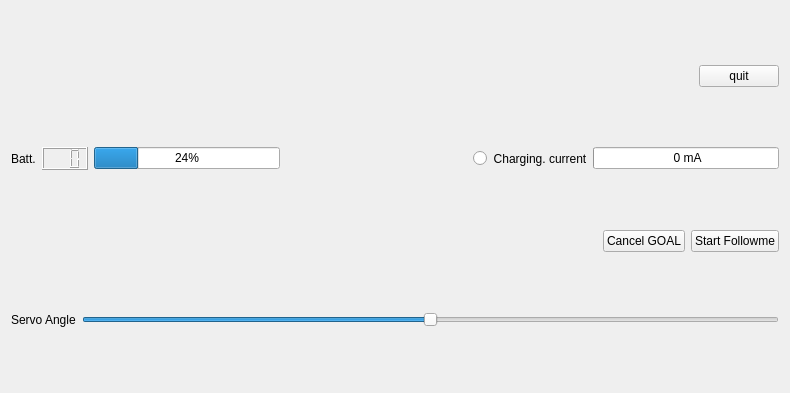
<?xml version="1.0" encoding="UTF-8"?>
<ui version="4.0">
 <class>Dashboard</class>
 <widget class="QWidget" name="Dashboard">
  <property name="geometry">
   <rect>
    <x>0</x>
    <y>0</y>
    <width>790</width>
    <height>393</height>
   </rect>
  </property>
  <property name="windowTitle">
   <string>PyQtGUI</string>
  </property>
  <layout class="QHBoxLayout" name="horizontalLayout_3">
   <item>
    <layout class="QVBoxLayout" name="verticalLayout">
     <item>
      <layout class="QVBoxLayout" name="verticalLayout_top_commands">
       <item>
        <layout class="QHBoxLayout" name="horizontalLayout_2">
         <item>
          <spacer name="horizontalSpacer_3">
           <property name="orientation">
            <enum>Qt::Horizontal</enum>
           </property>
           <property name="sizeHint" stdset="0">
            <size>
             <width>40</width>
             <height>20</height>
            </size>
           </property>
          </spacer>
         </item>
         <item>
          <widget class="QPushButton" name="btnQuit">
           <property name="text">
            <string>quit</string>
           </property>
          </widget>
         </item>
        </layout>
       </item>
      </layout>
     </item>
     <item>
      <layout class="QHBoxLayout" name="horizontalLayout_bat">
       <item>
        <widget class="QLabel" name="label_batt">
         <property name="text">
          <string>Batt.</string>
         </property>
        </widget>
       </item>
       <item>
        <widget class="QLCDNumber" name="LCDbatCharge">
         <property name="sizePolicy">
          <sizepolicy hsizetype="Minimum" vsizetype="Fixed">
           <horstretch>0</horstretch>
           <verstretch>0</verstretch>
          </sizepolicy>
         </property>
         <property name="autoFillBackground">
          <bool>false</bool>
         </property>
         <property name="frameShape">
          <enum>QFrame::Box</enum>
         </property>
         <property name="lineWidth">
          <number>1</number>
         </property>
         <property name="midLineWidth">
          <number>0</number>
         </property>
         <property name="digitCount">
          <number>3</number>
         </property>
         <property name="value" stdset="0">
          <double>0.000000000000000</double>
         </property>
         <property name="intValue" stdset="0">
          <number>0</number>
         </property>
        </widget>
       </item>
       <item>
        <widget class="QProgressBar" name="barBatCharge">
         <property name="styleSheet">
          <string notr="true"/>
         </property>
         <property name="value">
          <number>24</number>
         </property>
         <property name="invertedAppearance">
          <bool>false</bool>
         </property>
        </widget>
       </item>
       <item>
        <spacer name="horizontalSpacer_6">
         <property name="orientation">
          <enum>Qt::Horizontal</enum>
         </property>
         <property name="sizeType">
          <enum>QSizePolicy::MinimumExpanding</enum>
         </property>
         <property name="sizeHint" stdset="0">
          <size>
           <width>20</width>
           <height>20</height>
          </size>
         </property>
        </spacer>
       </item>
       <item>
        <widget class="QRadioButton" name="radioButton">
         <property name="text">
          <string/>
         </property>
         <property name="checked">
          <bool>false</bool>
         </property>
        </widget>
       </item>
       <item>
        <widget class="QLabel" name="label_charge">
         <property name="text">
          <string>Charging. current</string>
         </property>
         <property name="alignment">
          <set>Qt::AlignCenter</set>
         </property>
        </widget>
       </item>
       <item>
        <widget class="QProgressBar" name="barChargingCurrent">
         <property name="minimum">
          <number>0</number>
         </property>
         <property name="maximum">
          <number>1500</number>
         </property>
         <property name="value">
          <number>0</number>
         </property>
         <property name="textVisible">
          <bool>true</bool>
         </property>
         <property name="orientation">
          <enum>Qt::Horizontal</enum>
         </property>
         <property name="invertedAppearance">
          <bool>false</bool>
         </property>
         <property name="format">
          <string> %v mA</string>
         </property>
        </widget>
       </item>
      </layout>
     </item>
     <item>
      <layout class="QHBoxLayout" name="horizontalLayout_cmd">
       <item>
        <spacer name="horizontalSpacer">
         <property name="orientation">
          <enum>Qt::Horizontal</enum>
         </property>
         <property name="sizeHint" stdset="0">
          <size>
           <width>40</width>
           <height>20</height>
          </size>
         </property>
        </spacer>
       </item>
       <item>
        <widget class="QPushButton" name="btnCancelGoal">
         <property name="text">
          <string>Cancel GOAL</string>
         </property>
        </widget>
       </item>
       <item>
        <widget class="QPushButton" name="btnStartFollowme">
         <property name="text">
          <string>Start Followme</string>
         </property>
        </widget>
       </item>
      </layout>
     </item>
     <item>
      <layout class="QVBoxLayout" name="verticalLayout_3">
       <item>
        <layout class="QHBoxLayout" name="horizontalLayout">
         <item>
          <widget class="QLabel" name="label_servo">
           <property name="text">
            <string>Servo Angle</string>
           </property>
          </widget>
         </item>
         <item>
          <widget class="QSlider" name="sliderServo">
           <property name="maximum">
            <number>180</number>
           </property>
           <property name="value">
            <number>90</number>
           </property>
           <property name="orientation">
            <enum>Qt::Horizontal</enum>
           </property>
          </widget>
         </item>
        </layout>
       </item>
      </layout>
     </item>
    </layout>
   </item>
  </layout>
 </widget>
 <resources/>
 <connections/>
</ui>
